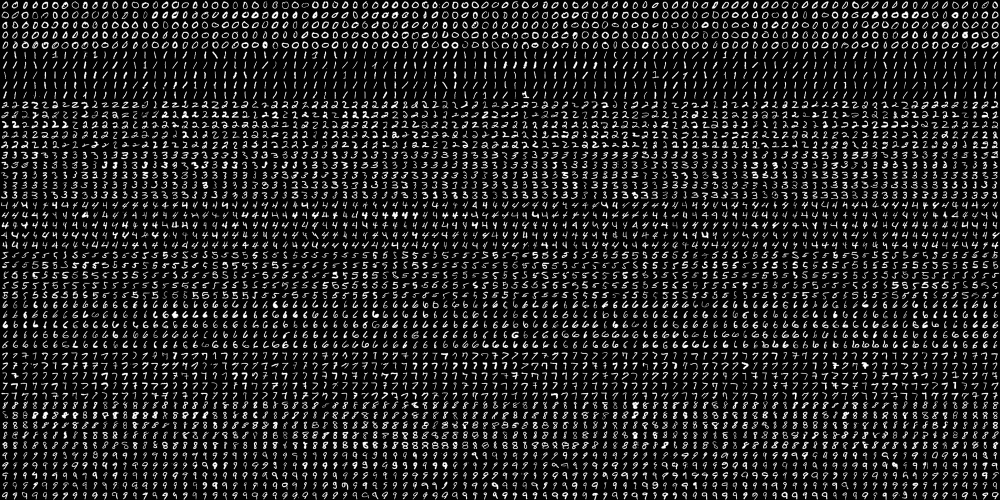
#> input picture ProjectExercise/DigitsLib/digits.png, 2000 x 1000 px, found by its file name (shown at 1/2 size)
$ jupyter execute --allow-errors NumDect_CreateTrainSetOPENCV.ipynb
#> lines starting #> are read from the running program, lines starting #| are printed output that depends on the picture
### ProjectExercise/my_function.py
# General purpose
import os
import numpy as np
from time import sleep
import time

# GPIO related
#import RPi.GPIO as GPIO

# camera related
#from picamera import PiCamera, Color

# GPIO mode: GPIO.BOARD, GPIO.BCM
#GPIO.setmode(GPIO.BOARD)
#mode = GPIO.getmode()
# Close GPIO warning
#GPIO.setwarnings(False)

# get the project path
#PRJ_PATH = os.getcwd()

# [52 lines left out: function image_split_column, not called in this run]


def image_split_row(img:np.ndarray)->list:
    """
    Function description: Splite the image by row.
    Tips:
    1. Calculate the number of elements with a value of 255 in each row.
    2. When the number of 255 changes from zero to non-zero, it indicates the beginning of the digits area. Use startList to record the starting row index.
    3. When the number of 255 changes from non-zero to zero, it indicates the end of the digits area. Use endList to recorder the end row index.
    4. Use flag to represent the current state, outside or inside the digits area.

    :param img: input image to be splited by row.
    :return: output image after splited by row. It is a list, but its elements are np.ndarray.
    """

    # find out the number of rows in the original image
    # create a list to record the number of elements with a value of 255 in each row
    row = img.shape[0]
    rowHist = np.zeros(row)

    # initialize the variables
    flag = 0
    startList = []
    endList = []


    ### write your codes here ###
    #############################
    # step1:
    # count the number of elements with a value of 255 in each row and record it in rowHist
    # record the location where the the number of 255 changes in startList and endList
    # record the status with flag

    rowHist = np.count_nonzero(img,axis = 1)

    for i in range (row):
        if rowHist[i] > 5 and flag == 0:
            if endList:
                if i-endList[-1] > 20:
                    startList.append(i)                          #startList.append(i-40)
                else:
                    endList.pop()
            else:
                startList.append(i-5)                          #startList.append(i-40)
            flag=1
        if (rowHist[i] == 0 or i == row-1) and flag == 1:
            if len(startList) > len(endList):
                endList.append(i+5)                          #startList.append(i-40)
            flag = 0


    # step 2:
    # following the startList and the endList, split the digits area from the original image.
    # there maybe several areas. recorder the areas in imgList and return imgList.
    imgList = []
    for i in range (len(startList)):
        imgList.append(np.array(img[startList[i]:endList[i],:]))


    ret =imgList
    return ret


# [86 lines left out: functions led_display, take_photo, not called in this run]

### ProjectExercise/lib.py
import cv2
import IPython
import numpy as np

def imshow(img):
    _,ret = cv2.imencode('.png', img)
    i = IPython.display.Image(data=ret)
    IPython.display.display(i)

### ProjectExercise/NumDect_CreateTrainSetOPENCV.ipynb
# Create Training Dataset

## Group Information
Team Name:
<br>Participants:

## 0. Introduction to Creating a Training Dataset
In this module, we will generate a training dataset based on the kNN algorithm and generate the corresponding feature lib.

First we will get an image containing 50x100 handwritten digits. We need to extract these 5000 numbers and generate a feature library for the kNN algorithm. At the same time, we will also extract 2500 of these 5000 digits as the test dataset to test our model.

OpenCV is a powerful visualization library, it provides some functions to help us achieve these. We will implement these functions by calling `cv2.func()`.

kNN is short for k-Nearest Neighbors. It finds a set of k objects in the training set that are closest to the test object, and then assigns a corresponding label to the test object according to the label with highest frequency among the k objects.

## 1. Initialize the Environment
First let's initialize our environment. This step includes importing modules and getting project path.

[cell 1]
# number detected related
import cv2
import os
import numpy as np
import math
from lib import imshow
import random
from my_function import image_split_row, image_split_column

# get the project path
PRJ_PATH = os.getcwd()
# OPENCV_data.npz
TRAIN_DATA_NAME = "OPENCV_data.npz"

## 2. Generate the Training Dataset
We now need to generate a training dataset for handwritten digits recognition. We will do it step by step.

### Preprocess the Image
Read in the *digits.png* which is in the *DigitsLib* and change it to a gray one.


The *digits.png* has (50x100) numbers, and each number has (20x20) pixels.
Load *digits.png* with `img = cv2.imread(filename)`

[cell 2]
img = cv2.imread('/home/pi/ProjectExercise/DigitsLib/digits.png')
#> img is the input picture: shape (1000, 2000, 3); min 0, max 255, mean 33.8

If loaded correctly, you would see the shape of the `img` and its content by running the cell below.

[cell 3]
print(img.shape)
#| (1000, 2000, 3)
#> (the rest of this cell did not finish here and is left out)

Now let's convert the image into a grayscale one with: `grayImg = cv2.cvtColor(src,code)`
<br>**src**: Image to be converted.
<br>**code**: Color gamut before and after conversion. It can be `cv2.COLOR_BGR2GRAY`, `
cv2.COLOR_BGR2RGB`,`cv2.COLOR_BGR2HSV`. Choose the one you need.

note: the given *digits.png* is a colorful one, convert it to a **grayscale** image, not a ~binary~ image.

[cell 4]
grayImg = cv2.cvtColor(img,cv2.COLOR_BGR2GRAY)

### Split the Image
Now we are going to split this images into small cells, each cell only contains only one digit. We will use `np.hsplit(arr, indices_or_sections)` for horizontal segmentation, and  use `np.vsplit(arr, indices_or_sections)` for vertical segmentation.
<br>**arr**: *Array to be divided into sub-arrays.*
<br>**indices_or_sections**: *an integer N, the array will be divided into N equal array along axis.*
<br>**Return**: *A list of sub-arrays.*

In this step, we will get a two-dimensional list `cells` whose size is (50, 100, 20, 20). That means the list contains 50 rows and 100 columns of digits, and the size of each digit is 20x20 pixels.

Complete following cell below to split the grayscale image we get in the last step.

[cell 5]
cells = np.vsplit(grayImg,50)
#> cells = 50 items
cells=[np.hsplit(i,100) for i in cells]

Run the following cell to check the split result.

[cell 6]
cells = np.array(cells)
print(cells.shape)
#| (50, 100, 20, 20)
#> (the rest of this cell did not finish here and is left out)

### Generate the Dataset
Now we are ready to create the training dataset and the testing dataset.

In the previous step, we have already get `cells` with the shape (50,100,20,20). To generate the dataset, we neet to convert each digit in `cells` from a 20x20 array to a 1x400 array. Use `array.reshape(newshape).astype(np.float32)` to achieve it.

- Use all the numbers in *digits.png* as the training data set, and assign these reshaped numbers to `train`.
- Use the numbers in the right half of *digits.png*  as the testing dataset, and assign these reshaped numbers to `test`. That means use the digits from column 51 to column 100 in *digits.png* as the testing dataset.

Note: training dataset doesn't contain testing dataset in formal maching learning tasks. We are doing so here only for demonstration purpose.

[cell 7]
train = cells.reshape(5000,400).astype(np.float32)
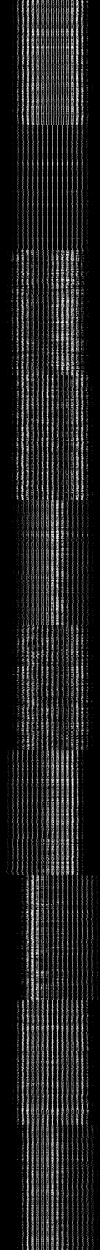
#> train: shape (5000, 400) float32 (shown at 1/4 size); min 0, max 255, mean 33.8
print(f"Shape of the training set: {train.shape}")
#| Shape of the training set: (5000, 400)

#Testing set
test =cells[:,50:] .reshape(2500,400).astype(np.float32)
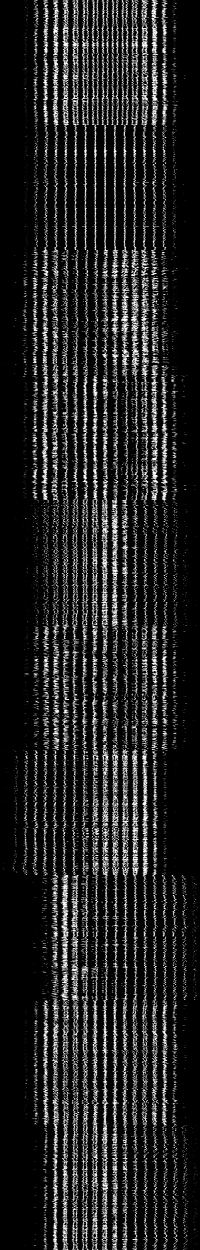
#> test: shape (2500, 400) float32 (shown at 1/2 size); min 0, max 255, mean 33.8
print(f"Shape, of the testing set: {test.shape}")
#| Shape, of the testing set: (2500, 400)
